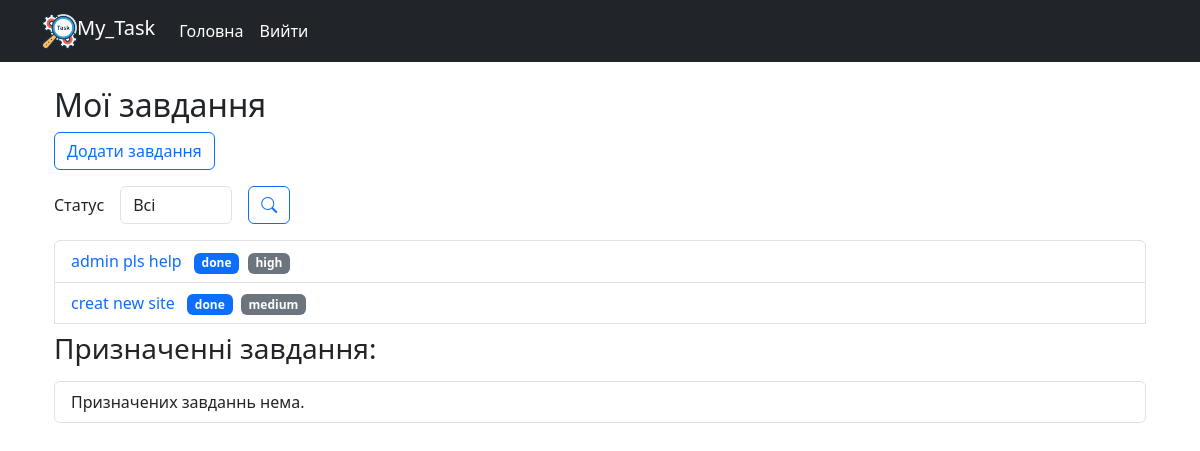
/ (signed in), run on the app's committed database.
### tasks/models.py (models this page shows, shortened)
class Task(models.Model):
    STATUS_CHOICES = [
        ('todo', 'To Do'),
        ('in_progres', 'In Progress'),
        ('done', 'Done')
    ]
    PRIORITY_CHOICES = [
        ('low', 'Low'),
        ('medium', 'Medium'),
        ('high', 'High')
    ]
    title = models.CharField(max_length=256)
    description = models.TextField()
    status = models.CharField(max_length=20, choices=STATUS_CHOICES, default='todo')
    priority = models.CharField(max_length=20, choices=PRIORITY_CHOICES, default='medium')
    due_date = models.DateField(null=True, blank=True)
    creator = models.ForeignKey(User, on_delete=models.CASCADE, related_name = 'tasks')
    members = models.ManyToManyField(User, blank=True, related_name = 'assigned_tasks')

### tasks/views.py (the view)
# urls.py: path('', views.TaskListView.as_view(), name ='task-list'),
class TaskListView(LoginRequiredMixin, ListView):
    model = models.Task
    context_object_name = 'tasks'
    template_name = 'tasks/task_list.html'
    def get_queryset(self):
        queryset = models.Task.objects.filter(creator = self.request.user).all()
        status = self.request.GET.get('status', '')
        if status:
            queryset = queryset.filter(status=status)
        return queryset
    def get_context_data(self, **kwargs):
        context = super().get_context_data(**kwargs)
        context['form'] = TaskFilterForm(self.request.GET)
        return context

### tasks/forms.py
class TaskFilterForm(forms.Form):
    STATUS_CHOICES = [
        ('', 'Всі'),
        ('todo', 'To Do'),
        ('in_progres', 'In Progress'),
        ('done', 'Done')
    ]
    status = forms.ChoiceField(choices=STATUS_CHOICES, required=False, label='Статус')
    def __init__(self, *args, **kwargs):
        super(TaskFilterForm, self).__init__(*args, **kwargs)
        self.fields['status'].widget.attrs.update({'class': 'form-control'})

### templates/tasks/task_list.html (shortened to what this page needs)
{% extends 'base.html' %}
{% block content %}
<div class="container mt-3">
    <h2>Мої завдання</h2>
    <a href="{% url 'tasks:task-create' %}" class="btn btn-outline-primary mb-3">Додати завдання</a>
    <form method="get" class="row g-3 align-items-center mb-3">
        <div class="col-auto">
            <label for="id_status" class="col-form-label">{{ form.status.label }}</label>
        </div>
        <div class="col-auto">
            {{ form.status }}
        </div>
        <div class="col-auto">
            <button type="submit" class="btn btn-outline-primary"><i class="bi bi-search"></i></button>
        </div>
    </form>
    <ul class="list-group my-3">
        {% for task in tasks %}
            <li class="list-group-item d-flex justify-content-between align-items-center">
                <div class="position-relative">
                    <a href="{% url 'tasks:task-detail' task.pk %}" class="me-2 text-decoration-none ">{{ task.title }}</a>
                    <span class="badge bg-primary me-1">{{ task.status }}</span>
                    <span class="badge bg-secondary">{{ task.priority }}</span>
                </div>
            </li>
        {% empty %}
            <li class="list-group-item">Завдання не знайдено.</li>
        {% endfor %}
        <ul class="list-group my-2">
        <h3>Призначенні завдання:</h3>
        <ul class="list-group my-2">
        {% for task in request.user.assigned_tasks.all %}
            <li class="list-group-item d-flex justify-content-between align-items-center">
                <div class="position-relative">
                    <a href="{% url 'tasks:task-detail' task.pk %}" class="me-2 text-decoration-none ">{{ task.title }}</a>
                    <span class="badge bg-primary me-1">{{ task.status }}</span>
                    <span class="badge bg-secondary">{{ task.priority }}</span>
                </div>
                {% if task.status != 'done' %}
                    <form action="{% url 'tasks:task-complete' task.pk %}" method="post">
                        {% csrf_token %}
                        <button type="submit" class="btn btn-outline-success btn-sm"><i class="bi bi-check"></i></button>
                    </form>
                {% endif %}
            </li>
        {% empty %}
            <li class="list-group-item">Призначених завданнь нема.</li>
        {% endfor %}
        </ul>
    </ul>
</div>
{% endblock %}

### data on the page
Task: title "admin pls help", status "done", priority "high"
Task: title "creat new site", status "done", priority "medium"
